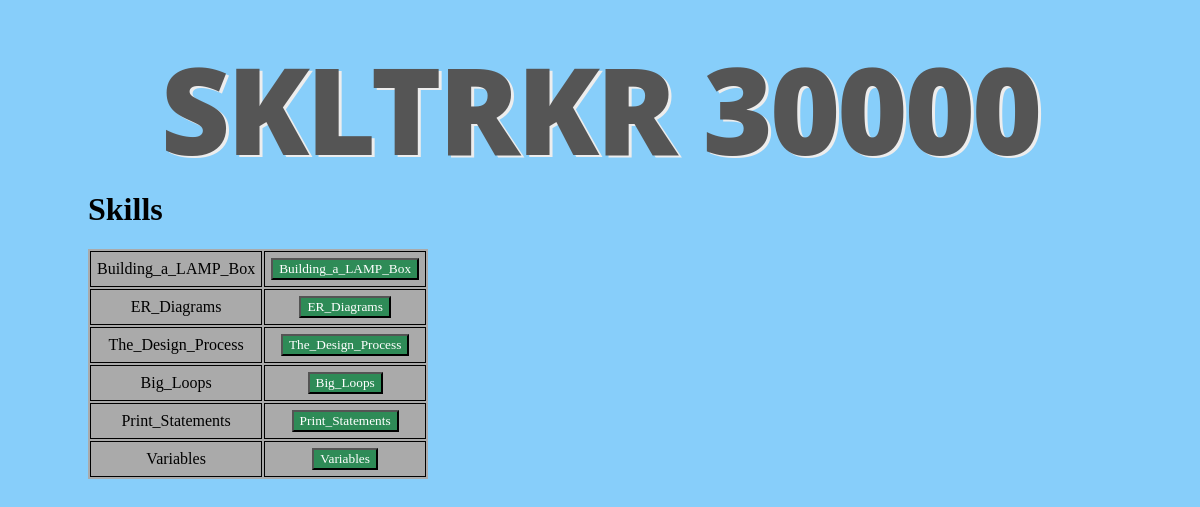
/SkillsList.php, run on the app's committed database.
### tables this page shows
CREATE TABLE IF NOT EXISTS `Skills` (
  `Skill_Name` VARCHAR(45) NOT NULL,     
  `Prerequisite_Skill` VARCHAR(45) NULL,  
  `Class_ID` INT,
  PRIMARY KEY (`Skill_Name`),
  FOREIGN KEY (`Class_ID`) REFERENCES `Classes` (Class_ID),  
  FOREIGN KEY(`Prerequisite_Skill`) REFERENCES `Skills`(Skill_Name)
  ON DELETE RESTRICT);

### SkillsList.php (the view, shortened to what this page needs)
<!DOCTYPE html><!DOCTYPE html>
<html>
    <head>
    </head>
<h1 align="center">
    <div id="header">
        <a href="/" id="logo">SKLTRKR 30000</a>
    </div>
</h1>
    <body style='background-color:lightskyblue'>
<form action="questionsList.php" method="post">
    <h1>Skills</h1>
    <?php $skills = array();
    $con = mysqli_connect('localhost', 'root', 'root',"SKLTRKR3000");
    $sql = "SELECT Skill_Name FROM Skills";
    $result = mysqli_query($con,$sql);
    echo '<table>';
    while($row = mysqli_fetch_array($result))
    {
        echo '<tr>';
            ?>
            <td align="right"><?php echo $row['Skill_Name']; ?></td>
            <td align="right"><input type='submit' name="skill" style="background-color: seagreen; color: #FFFFFF; font-family: Damascus" value='<?php echo $row['Skill_Name']; ?>'></td>
        <?php
    }
    ?>
    </table>
</form>
</body>
</html>

### SkillsList.php (style rules this page uses)
table { background-color: #AAAAAA; margin: 0px; padding: 0px; width=10; }
td { width=10; border: 1px solid black; text-align: center; padding: 6px; margin: 0; }
body { padding: 20px 80px; background: #eee url(https://subtlepatterns.com/patterns/extra_clean_paper.png); }
#logo { font-family: 'Open Sans', sans-serif; color: #555; text-decoration: none; text-transform: uppercase; font-size: 120px; font-weight: 800; letter-spacing: -3px; line-height: 1; text-shadow: #EDEDED 3px 2px 0; position: relative; }

### data on the page
skills: Skill_Name "Building_a_LAMP_Box", skill "Building_a_LAMP_Box"
skills: Skill_Name "ER_Diagrams", skill "ER_Diagrams"
skills: Skill_Name "The_Design_Process", skill "The_Design_Process"
skills: Skill_Name "Big_Loops", skill "Big_Loops"
skills: Skill_Name "Print_Statements", skill "Print_Statements"
skills: Skill_Name "Variables", skill "Variables"
